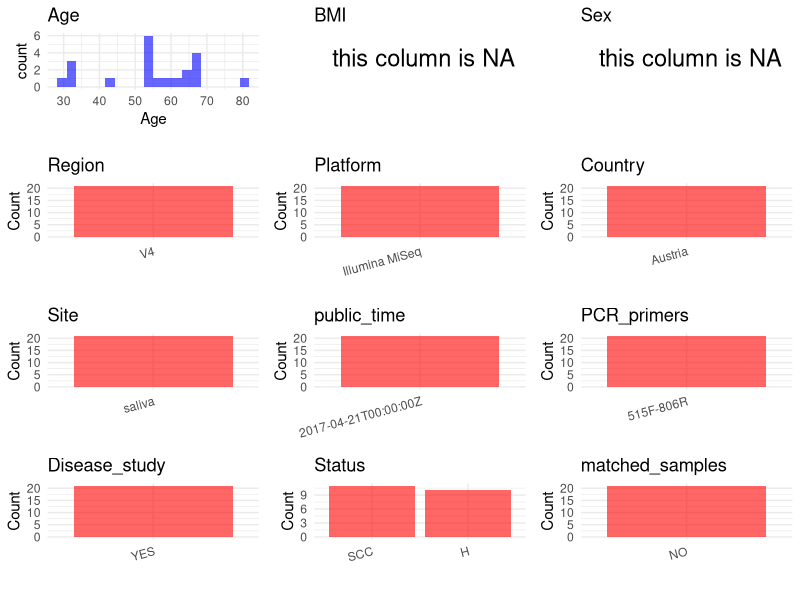

Reproduce this figure in R. (Note: this script raises an error after producing the figure.)
## ---- chunk 1
# Load necessary libraries
library(dplyr)
library(ggplot2)
library(cowplot)
# Set working directory (update this path to your local directory)
setwd("/Users/dongbiao/Documents/oral/global-oral-microbiome/data/projects/PRJEB18476/")

# Read the initial metadata files
initial_meta<-read.csv("SraRunTable.csv",header = T) %>% filter(Sample_name != "b12ac170-2412-11e7-b93e-3c4a9275d6c8")

head(initial_meta)
## ---- chunk 2
# Create a uniform metadata dataframe
metadata <- data.frame(
  BioProject = initial_meta$BioProject,
  Run = initial_meta$Run,
  sample_name = initial_meta$Sample_name,
  Age = as.integer(gsub("[^0-9]", "", initial_meta$host_age)),
  BMI = NA,
  Sex=NA,
  Region = "V4",
  Platform = initial_meta$Instrument,
  Country = initial_meta$geo_loc_name_country,
  Site = initial_meta$`environment_.material.`,
  public_time = initial_meta$ReleaseDate,
  stringsAsFactors = FALSE
)
## ---- chunk 3
# Add information obtained from the publication
metadata$PCR_primers <- "515F-806R"
metadata$title <- "The salivary microbiome as an indicator of carcinogenesis in patients with oropharyngeal squamous cell carcinoma: A pilot study"
metadata$Disease_study <- "YES"

# Assign disease status based on sample_name patterns
metadata$Status <- sub("_.*", "", initial_meta$Submitter_Id)

# Create matched_samples column
metadata$matched_samples <- "NO"

# Check initial data distribution
cat("Initial sample distribution:\n")
table(metadata$sample_name)
table(metadata$Site)
## ---- chunk 4
# Check the number of unique runs and sample names
print(paste("Number of unique runs:", length(unique(metadata$Run))))
print(paste("Number of unique sample names:", length(unique(metadata$sample_name))))
## ---- chunk 5
# Select columns for visualization
plot_data <- metadata %>%
  select(-BioProject, -Run, -sample_name, -title)

# Function to create simple plots for each column
create_simple_plots <- function(data) {
  plots <- list()
  
  for (col in colnames(data)) {
    # Check if the column is all NA
    if (all(is.na(data[[col]]))) {
      # Create an empty plot with text indicating all NA
      p <- ggplot() +
        annotate("text", x = 0.5, y = 0.5, label = "this column is NA", size = 6) +
        labs(title = col) +
        theme_void()
    } else if (is.numeric(data[[col]])) {
      # Numeric variable: histogram
      p <- ggplot(data, aes(x = .data[[col]])) +
        geom_histogram(fill = "blue", alpha = 0.6, bins = 20, na.rm = TRUE) +
        labs(title = col) +
        theme_minimal()
    } else {
      # Categorical variable: bar plot (remove NA values)
      count_data <- as.data.frame(table(data[[col]], useNA = "ifany"))
      p <- ggplot(count_data, aes(x = reorder(Var1, -Freq), y = Freq)) +
        geom_col(fill = "red", alpha = 0.6) +
        labs(title = col, x = NULL, y = "Count") +
        theme_minimal() +
        theme(axis.text.x = element_text(angle = 15, hjust = 1))
    }
    plots[[col]] <- p
  }
  
  return(plots)
}

# Generate and arrange plots
plots <- create_simple_plots(plot_data)
p<-plot_grid(plots$Age, 
          plots$BMI, 
          plots$Sex, 
          plots$Region, 
          plots$Platform, 
          plots$Country, 
          plots$Site,
          plots$public_time, 
          plots$PCR_primers,
          plots$Disease_study,
          plots$Status,
          plots$matched_samples,# add 
          ncol = 3, align = "hv", axis = "lb")
ggsave("Metadata_Summary.png", plot = p, width = 8, height = 6, dpi = 150)
## ---- chunk 6
knitr::include_graphics("Metadata_Summary.png")
## ---- chunk 7
# Reorder columns to match the desired format
metadata <- metadata[, c(
  "BioProject", "Run", "sample_name", "Age", "BMI", "Sex", 
  "Region", "Platform", "Country", "Site", "public_time", 
  "PCR_primers", "title", "Disease_study", "Status","matched_samples"
)]

# Export the uniform metadata to a CSV file
write.csv(metadata, file = "metadata.csv", quote = FALSE)
head(metadata)
